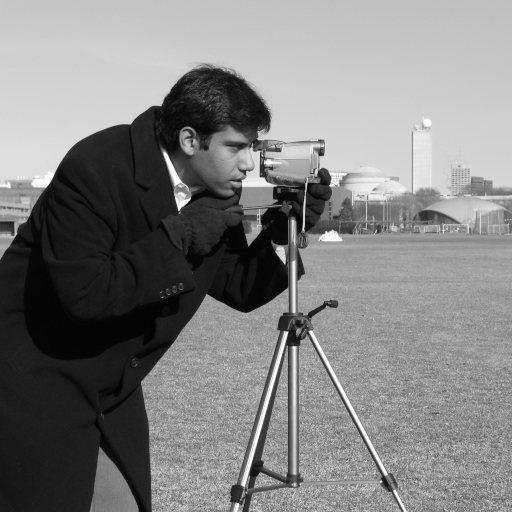
#> input picture skimage.data.camera(), 512 x 512 px
$ jupyter execute --allow-errors '04 - Image Segmentation.ipynb'   (shell and % lines are left out)   (older library calls are emulated)   (text cells are left out)
#> lines starting #> are read from the running program, lines starting #| are printed output that depends on the picture; after the words box and inside, x2 and y2 are one past the last pixel; in counts of white or black regions, pixels touching at a corner belong together; pictures that were not available may be replaced by others from this repository, and a replacement may not be noted
[cell 1]
import numpy as np
import matplotlib.pyplot as plt
from matplotlib import cm
from skimage.data import camera

im = camera()
#> im is the input picture: shape (512, 512); min 0, max 255, mean 129.1

[cell 2]
# -- Your code here -- #

[cell 3]
from skimage.feature import greycomatrix, greycoprops
from skimage.io import imread
from skimage import img_as_ubyte

# Open zebra image as an 8-bit integer grayscale
im = img_as_ubyte(imread("zebra.jpg", as_grey=True))
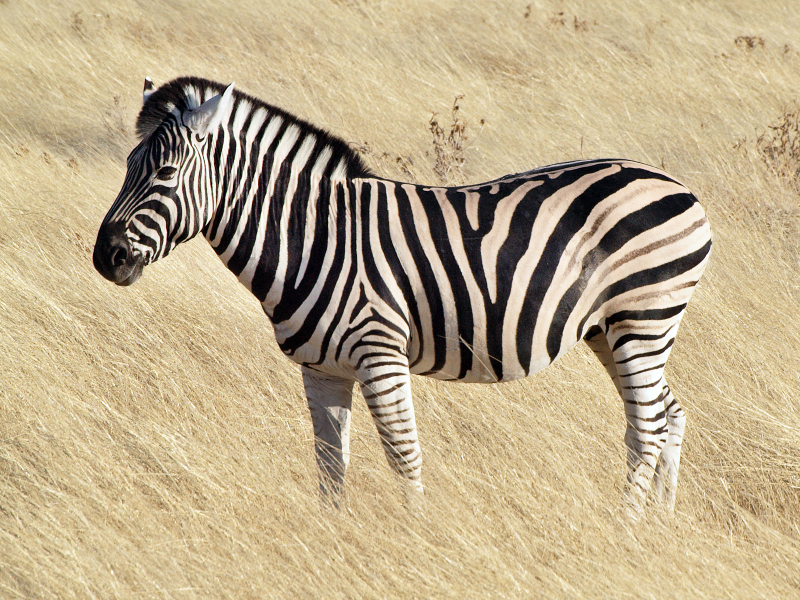
#> input picture LABS/zebra.jpg, 1600 x 1200 px (shown at 1/2 size)
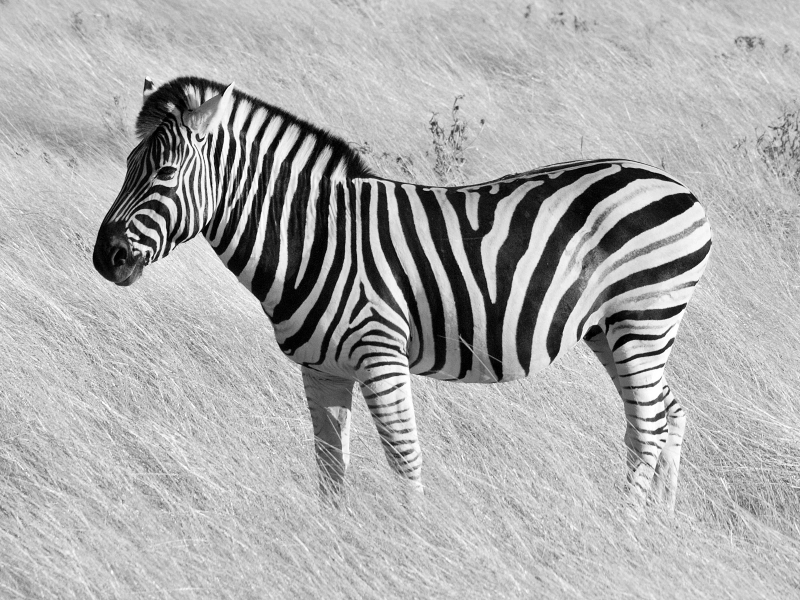
#> im: shape (1200, 1600) (shown at 1/2 size); min 0, max 255, mean 173.1
plt.figure()
plt.imshow(im, cmap=plt.cm.gray)
plt.show()


# Sliding window example
PATCH_SIZE = 100

output = np.zeros((im.shape[0], im.shape[1]))
for i in range(0, im.shape[0]-PATCH_SIZE+1, PATCH_SIZE):
    for j in range(0, im.shape[1]-PATCH_SIZE+1, PATCH_SIZE):
        patch = im[i:i+PATCH_SIZE, j:j+ PATCH_SIZE]
        output[i:i+PATCH_SIZE, j:j+ PATCH_SIZE] = patch.max()
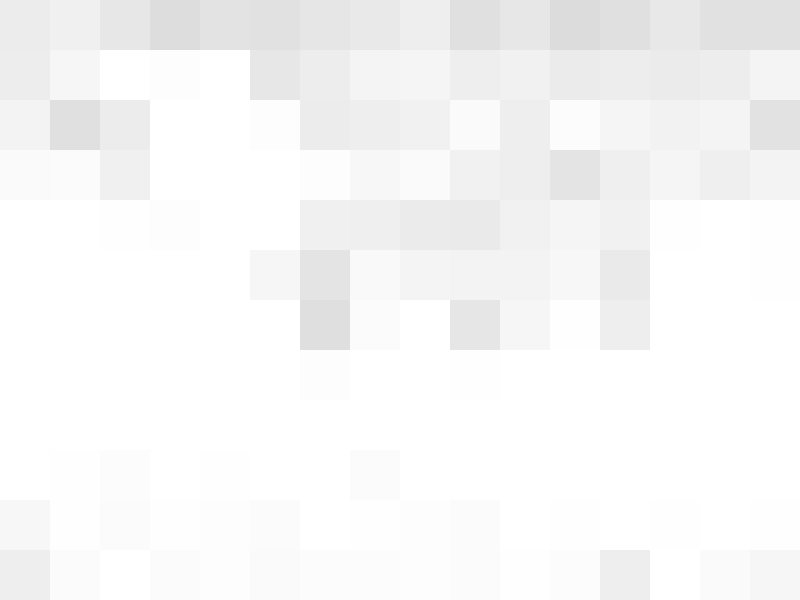
#> output: shape (1200, 1600) float64 (shown at 1/2 size); min 220, max 255, mean 247.6


# Cooccurrence matrix & properties:
#glcm = greycomatrix(patch, [displacement], [angle], 256)
#greycoprops(glcm, 'dissimilarity')[0, 0]

plt.figure()
plt.imshow(output)
plt.show()

[cell 4]
from skimage.morphology import watershed,disk
import skimage.filters.rank as skr
from skimage.segmentation import mark_boundaries
from skimage.color import rgb2gray
from skimage.io import imread

rgba = imread('http://homepages.ulb.ac.be/~odebeir/data/road.png')
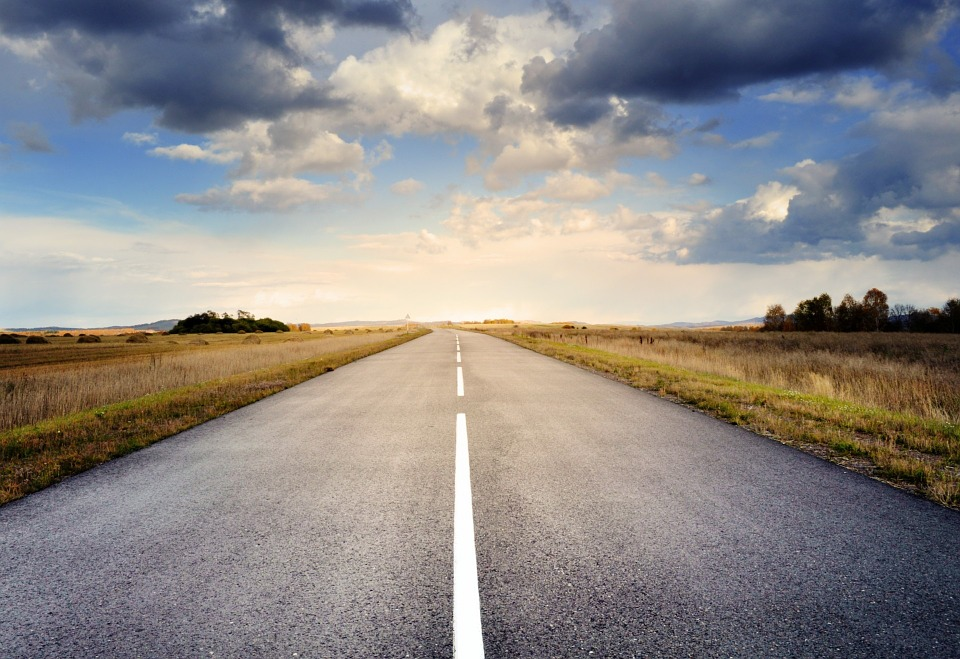
#> input picture LABS/road.jpg, 960 x 659 px, given in place of road.png, which was not available
#> rgba is the input picture: shape (659, 960, 3); mean R, G, B 142.2, 138.1, 136.2
print("Image shape:",rgba.shape) # We can see that this image has 4 channels : R,G,B and alpha (transparency)
#| Image shape: (659, 960, 3)
# The transparency channel is not actually used as everything is set to 255.
#> (the rest of this cell did not finish here and is left out)

[cell 5]
rgb = imread('http://homepages.ulb.ac.be/~odebeir/data/peppers.jpg')
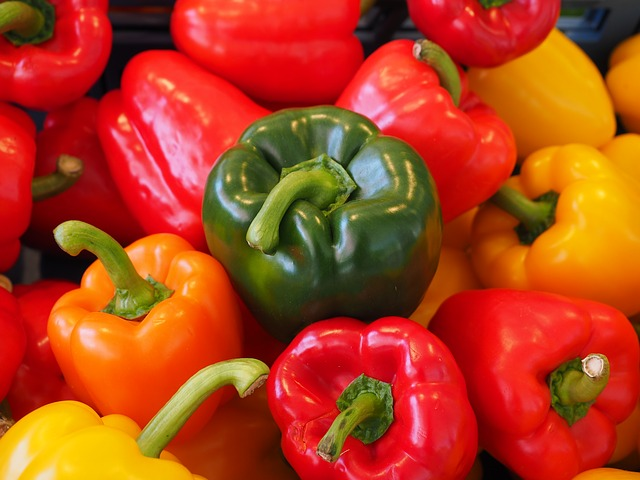
#> input picture LABS/04-Morphological operations/peppers.jpg, 640 x 480 px, found by its file name
#> rgb is the input picture: shape (480, 640, 3); mean R, G, B 177, 64.9, 26.6
print(rgb.shape,rgb.min(),rgb.max())
#| (480, 640, 3) 0 255
plt.figure()
plt.imshow(rgb)
plt.show()

# -- Your code here -- #

[cell 6]
from scipy import ndimage as ndi

ima = imread('http://homepages.ulb.ac.be/~odebeir/data/circles1.png')==0 #to be sure objects are = 1
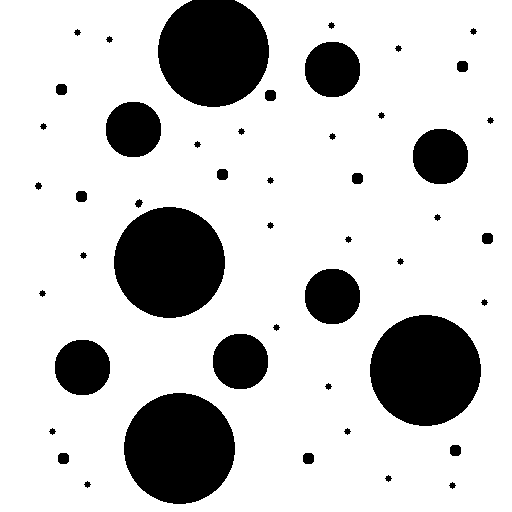
#> input picture LABS/circles1.png, 512 x 512 px, found by its file name
#> ima: shape (512, 512) bool; 21% white; 48 white regions, largest, box (x1, y1, x2, y2) and area: (114, 207, 225, 318) 9649, (370, 315, 481, 426) 9649, (124, 393, 235, 504) 9649

# compute the euclidian distance to the background
distance = ndi.distance_transform_edt(ima)
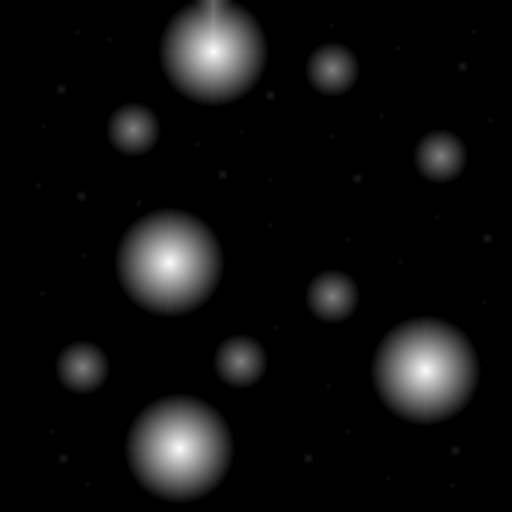
#> distance: shape (512, 512) float64; min 0, max 55.44, mean 3.3; drawn with min black and max white

plt.figure(figsize=[15,8])
plt.subplot(1,2,1)
plt.imshow(ima)
plt.subplot(1,2,2)
plt.imshow(distance)
plt.colorbar()
plt.show()
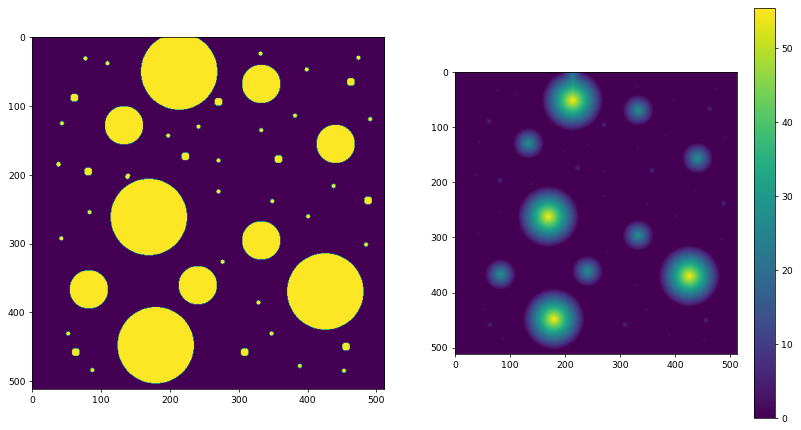
#> figure drawn by matplotlib, 3 panels
